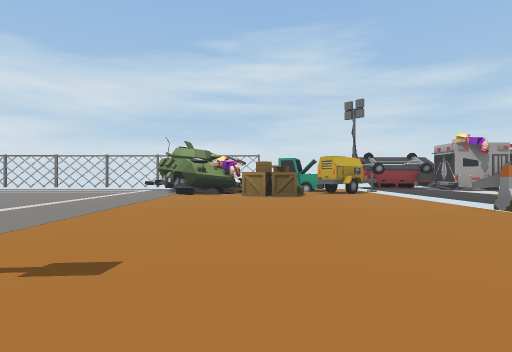
view 1 (above)

24 first-person views from a walk through a Unity game level. The camera is 1.3 m above the floor, looks level and sees 80° across. The floor is counted in squares, 2 m on a side. Each view is taken from the middle of a square. On the plan, view 1 faces up. The plan holds only what a view shows up to about 10 squares ahead; the rest is blank. The place goes on beyond the plan. Some animated figures are not drawn.

view 2
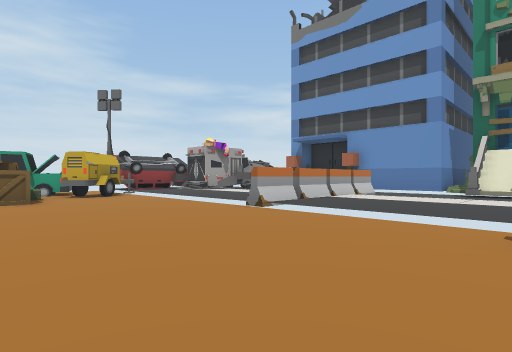

view 3
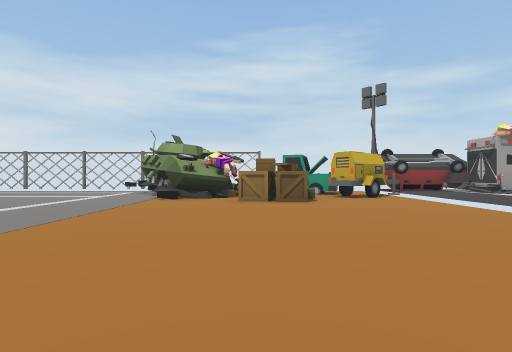

view 4
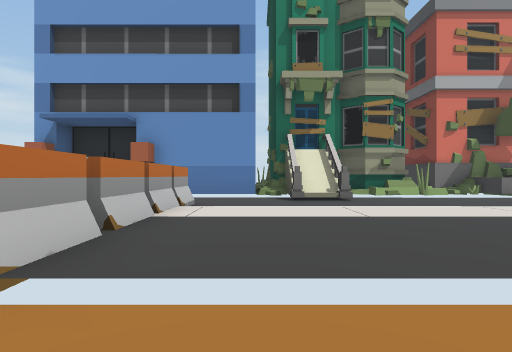

view 5
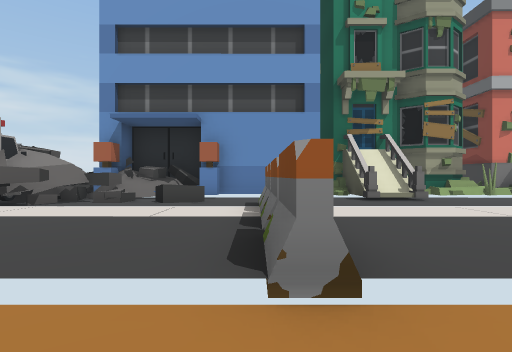

view 6
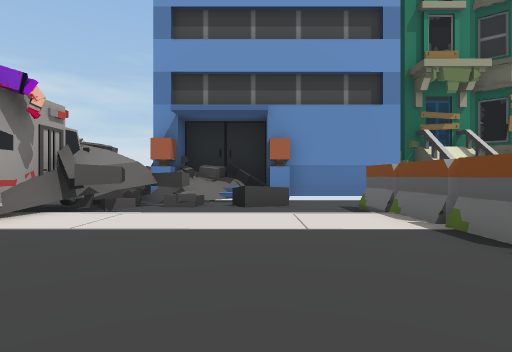

view 7
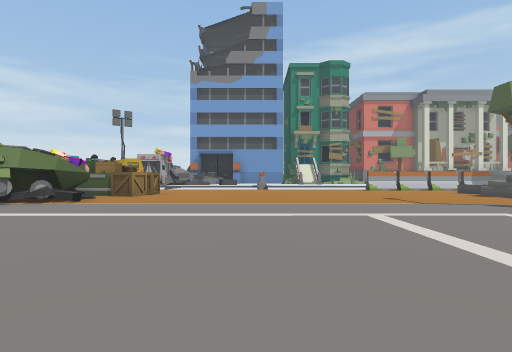

view 8
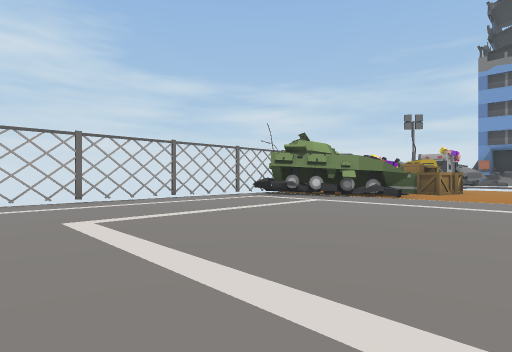

view 9
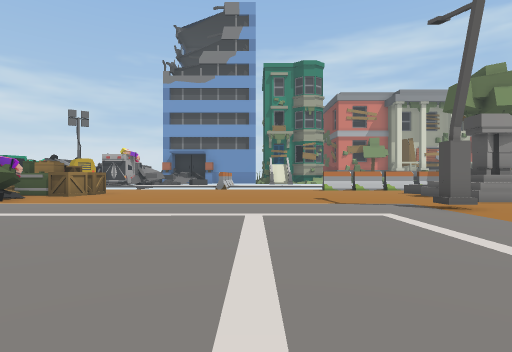

view 10
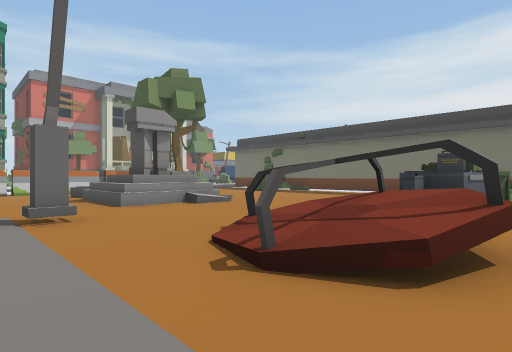

view 11
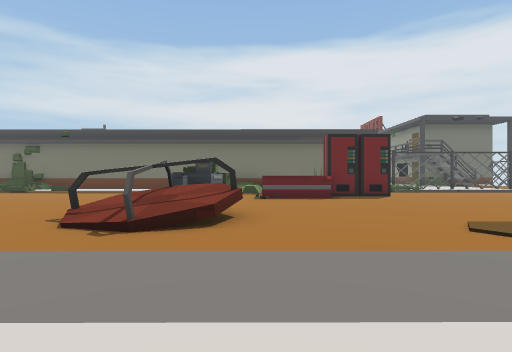

view 12
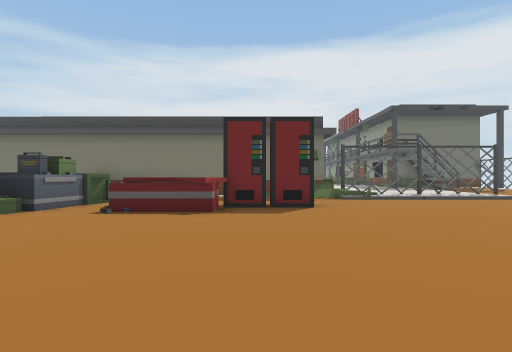

view 13
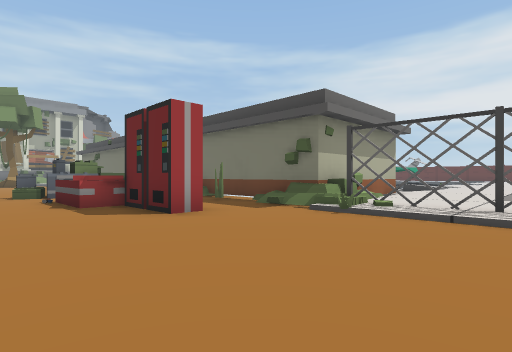

view 14
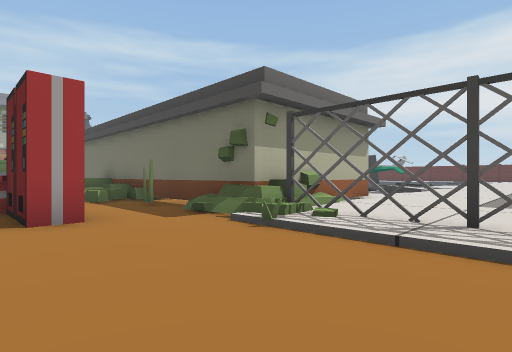

view 15
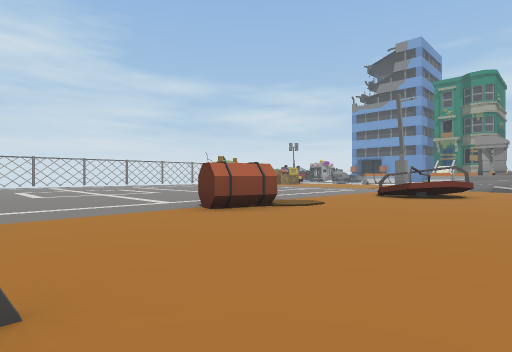

view 16
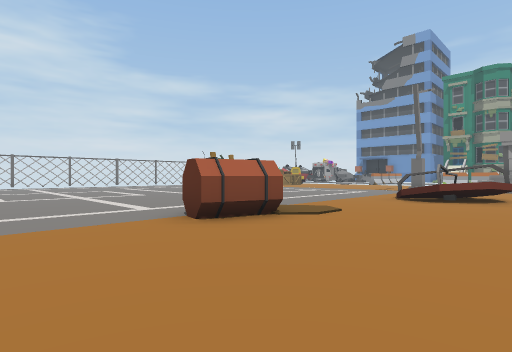

view 17
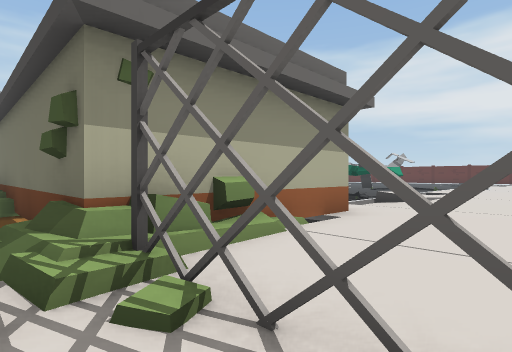

view 18
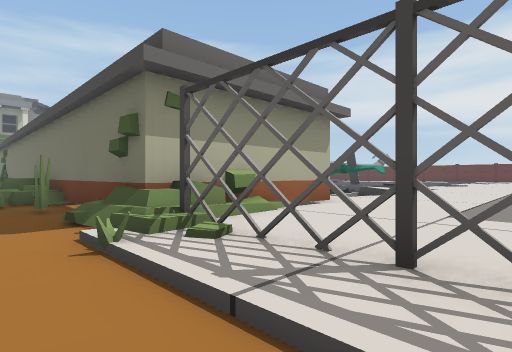

view 19
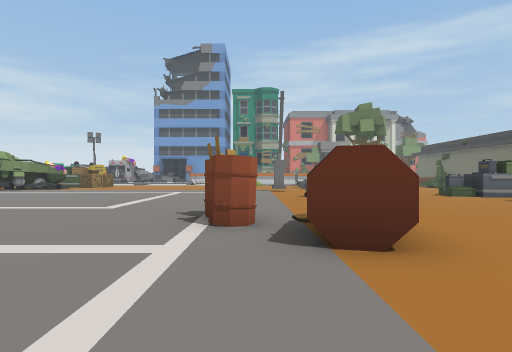

view 20
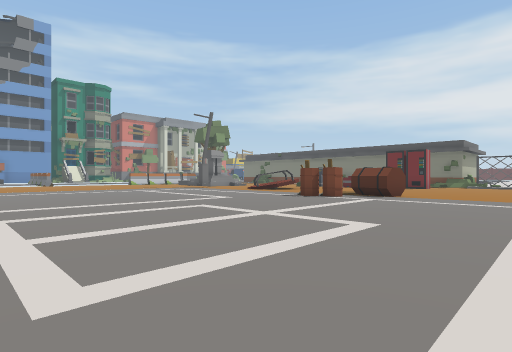

view 21
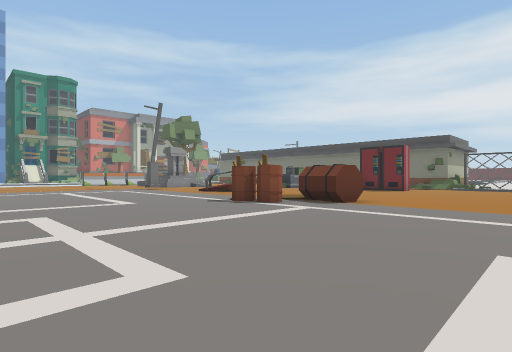

view 22
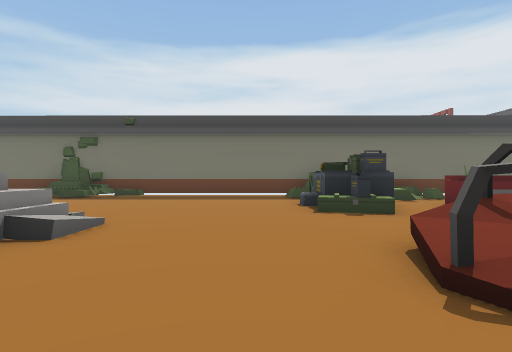

view 23
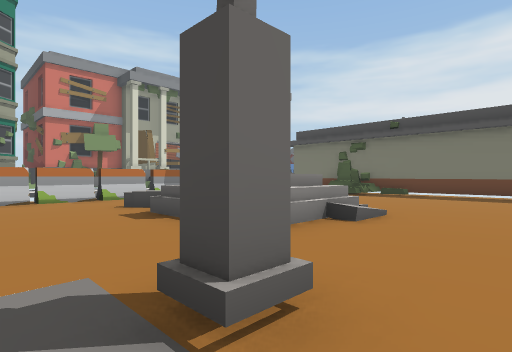

view 24
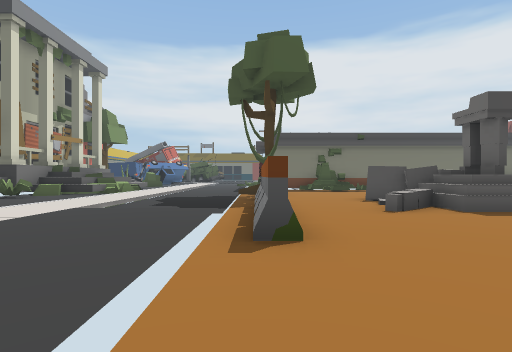

### Floor plan
Key: @ floor where view 1 was taken; # wall or solid block; x gap in a wall; . main floor; : floor 0.25 m higher than the main floor; / step, stairs or slope; = window, fence, low wall or low ledge; ^ raised ledge; H house; T thing the floor can be seen under or through; B barrel; R tree; O other object.
Columns run from 18 left of view 1 to 13 right of it. Each row starts with its distance up from view 1.
 12       .........##OO .OO  OOOO
 11       .........##OOO.O.  //####
 10 ..................OO...  ::..^##
  9 .......................  ::...^#
  8 .......................  ::..^x#
  7 .......................: ::....#
  6 .......................OOOOOO..#
  5 .......................: ::....#
  4 .......................: ::....#
  3 .......................: ::...##
  2 ......B................: ::...##
  1  ....B................O: ::..=.#
  0 O...OO........#...@...O: ::....H
 -1 ..........//..........O: ::...HH
 -2 ..........OOO...///=..O  /:....H
 -3 O.........OO...//#//..O  /:....
 -4 ...............///=#..O  /:...
 -5 .................  ....  /:..=
 -6 .......OO..O...... ...R  /: .=#
 -7 .....OOOO.OO......   RR
 -8 .........=OO.......
 -9 ///=...#=# ^=.....==
-10 xxTT##################
-11 ::::#
-12 ::::#
-13 ::::#
-14  :::#
-15  ::://
-16  :::./
-17  :::.
-18  :::/
-19  :::/
-20  :::
-21   ::

Where each view was taken, in squares from view 1:
view 1: 0 up, 0 right, facing up
view 2: 1 up, 0 right, facing up-right
view 3: 2 up, 0 right, facing up
view 4: 4 up, 3 right, facing right
view 5: 6 up, 3 right, facing right
view 6: 8 up, 4 right, facing right
view 7: 6 up, 10 left, facing right
view 8: 7 up, 12 left, facing up-right
view 9: 4 up, 10 left, facing right
view 10: 1 up, 9 left, facing down-right
view 11: 3 up, 9 left, facing down
view 12: 0 up, 12 left, facing down
view 13: 4 down, 18 left, facing down-right
view 14: 6 down, 18 left, facing down-right
view 15: 5 down, 18 left, facing up-right
view 16: 4 down, 17 left, facing up-right
view 17: 9 down, 17 left, facing down-right
view 18: 8 down, 18 left, facing down-right
view 19: 1 up, 17 left, facing right
view 20: 10 up, 18 left, facing down-right
view 21: 7 up, 18 left, facing down-right
view 22: 0 up, 5 left, facing down
view 23: 1 up, 5 left, facing down-right
view 24: 4 up, 4 right, facing down
